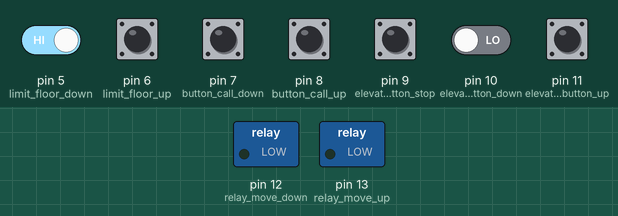
Recording of a sketch running on a simulated Arduino Uno, built with avr-gcc and run on an emulated ATmega328P. On the bench: switched loads named in the sketch (green lamp = pin HIGH). Inputs (shaded band) come from the test bench; at power-on: pin 5 (limit_floor_down), pin 6 (limit_floor_up) HIGH, pin 7 (button_call_down), pin 8 (button_call_up), pin 9 (elevator_button_stop), pin 10 (elevator_button_down), pin 11 (elevator_button_up) LOW.

Above: at 1.2 s.
1.3 s: pin 5 (limit_floor_down) driven LOW and pin 10 (elevator_button_down) driven HIGH
At 2.1 s:
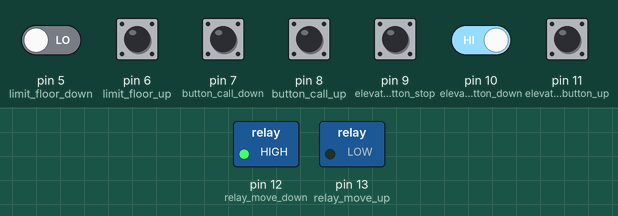
2.8 s: pin 9 (elevator_button_stop) pulled HIGH for 0.15 s
At 2.97 s:
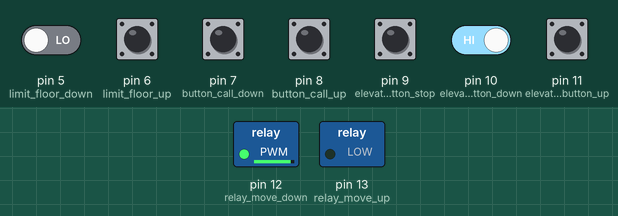
4.5 s: pin 5 (limit_floor_down) driven HIGH
At 5.7 s:
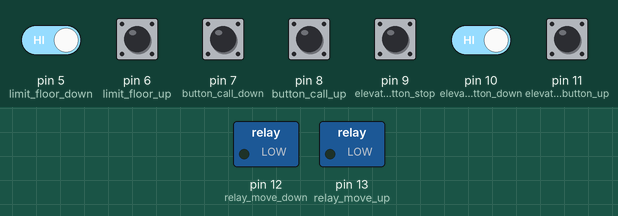
6.0 s: pin 5 (limit_floor_down) driven LOW
At 6.9 s:
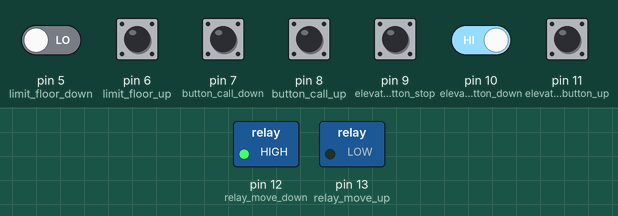
Timing chart, 0 to 8.5 s (numbered marks = the images above; inputs shaded):
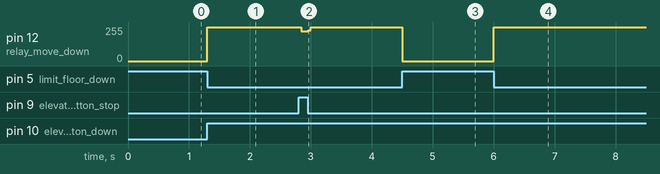

Measured:
- after the input at 1.3 s, pin 12 (relay_move_down): 0/255 → 255/255 at once
- after the input at 2.8 s, pin 12 (relay_move_down): 255/255 → 225/255 at once, → 255/255 0.12 s later
- after the input at 4.5 s, pin 12 (relay_move_down): 255/255 → 0/255 at once
- after the input at 6.0 s, pin 12 (relay_move_down): 0/255 → 255/255 at once

The sketch:

elevator.ino
```cpp
int relay_move_up = 13;
int relay_move_down = 12;

int elevator_button_up = 11;
int elevator_button_down = 10;
int elevator_button_stop = 9;
int button_call_up = 8;
int button_call_down = 7;

int limit_floor_up = 6;
int limit_floor_down = 5;

boolean in_move = false;
boolean task = false;

void setup() {
  pinMode(elevator_button_up, INPUT);
  pinMode(elevator_button_down, INPUT);
  pinMode(elevator_button_stop, INPUT);
  pinMode(button_call_up, INPUT);
  pinMode(button_call_down, INPUT);
  pinMode(limit_floor_up, INPUT);
  pinMode(limit_floor_down, INPUT);

  pinMode(relay_move_up, OUTPUT);
  pinMode(relay_move_down, OUTPUT);
}

void loop() {
  int elevator_button_up_state = digitalRead(elevator_button_up);
  int elevator_button_down_state = digitalRead(elevator_button_down);
  int elevator_button_stop_state = digitalRead(elevator_button_stop);
  int button_call_up_state = digitalRead(button_call_up);
  int button_call_down_state = digitalRead(button_call_down);

  int floor_up_state = digitalRead(limit_floor_up);
  int floor_down_state = digitalRead(limit_floor_down);

  //digitalWrite(relay_move_down, HIGH); команда запуска лифта на движение вниз
  //digitalWrite(relay_move_up, HIGH); команда запуска лифта на движение вверх

  //digitalWrite(relay_move_down, LOW); команда остановки движения вниз
  //digitalWrite(relay_move_up, LOW); команда остановки движения вверх

  if (elevator_button_up_state == HIGH) {
    if (floor_up_state == LOW) {
      in_move = true;

      if (in_move = true) {
        digitalWrite(relay_move_up, HIGH);
      } else {
         digitalWrite(relay_move_up, LOW);
      }
    } else {
      in_move = false;
      digitalWrite(relay_move_up, LOW);
    }
  }

  if (elevator_button_stop_state == HIGH) {
    digitalWrite(relay_move_up, LOW);
    digitalWrite(relay_move_down, LOW);
    in_move = false;
  }

  if (elevator_button_down_state == HIGH) {
    if (floor_down_state == LOW) {
      in_move = true;

      if (in_move = true) {
        digitalWrite(relay_move_down, HIGH);
      } else {
         digitalWrite(relay_move_down, LOW);
      }
    } else {
      in_move = false;
      digitalWrite(relay_move_down, LOW);
    }
  }
}
```
